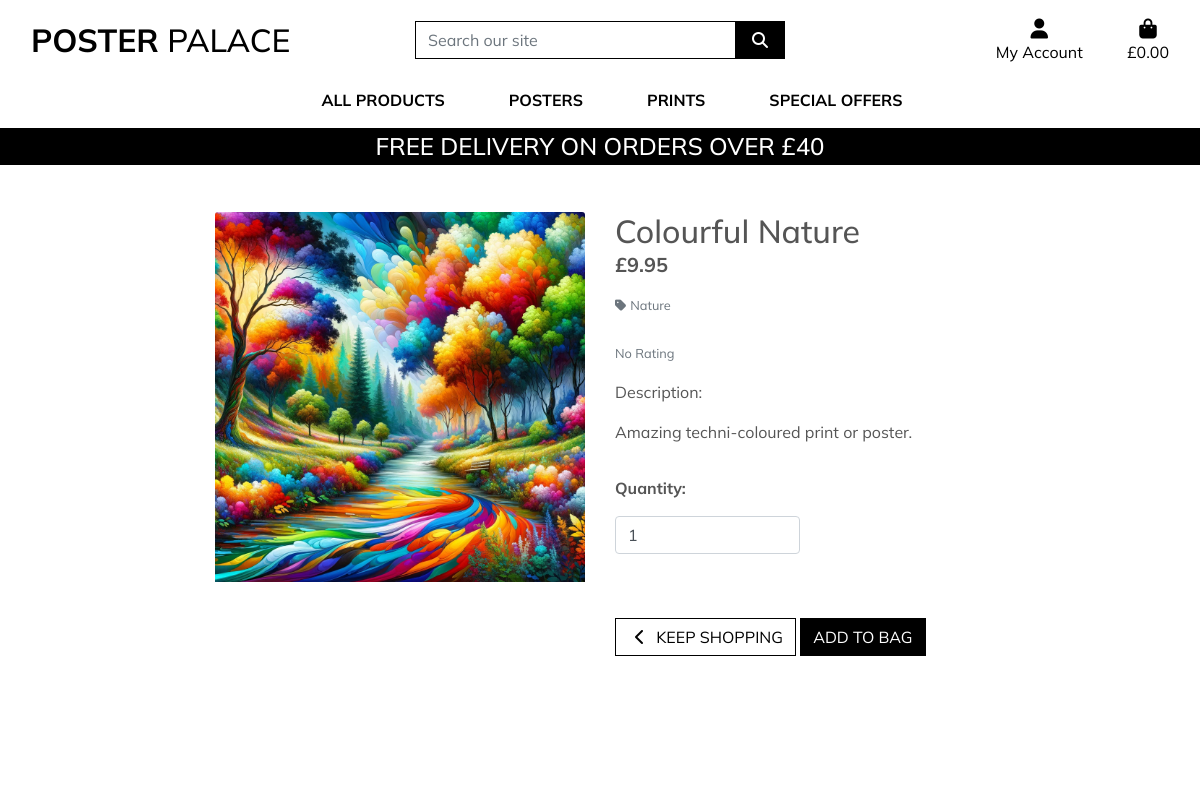
/products/4, run on an earlier commit of the app's database.
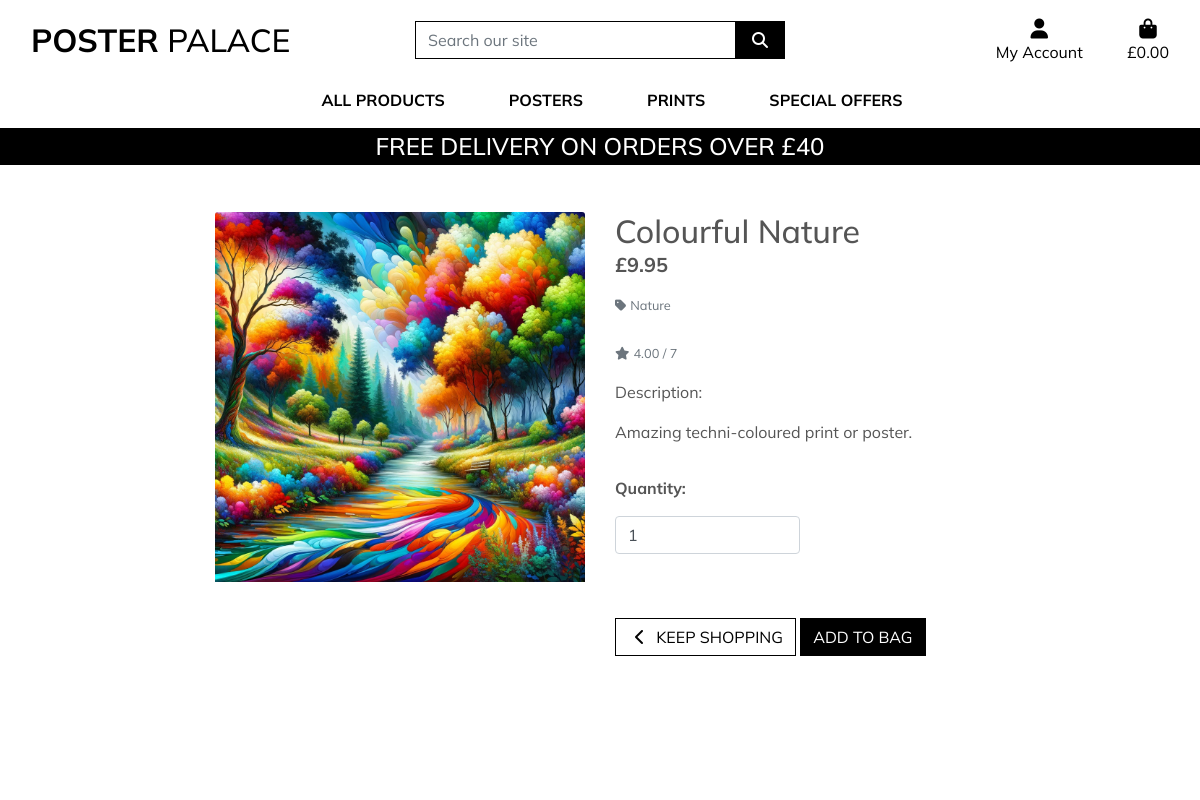
And on a later commit of the database.
### products/models.py (models this page shows, shortened)
class Product(models.Model):
    sku = models.CharField(max_length=15,
                           default=get_random_string,
                           null=True, blank=True)
    name = models.CharField(max_length=200)
    slug = models.SlugField(max_length=200, unique=True)
    image = models.ImageField(null=True, blank=True)
    image2 = models.ImageField(null=True, blank=True)
    description = models.TextField(blank=True)
    sizes = models.BooleanField(default=False, null=True, blank=True)
    price = models.DecimalField(default=9.95, max_digits=8, decimal_places=2)
    category = models.ForeignKey('Category', null=True,
                                 blank=True, on_delete=models.SET_NULL)
    available = models.BooleanField(default=True)
    rating = models.DecimalField(max_digits=7, decimal_places=2,
                                 null=True, blank=True)
    created = models.DateTimeField(auto_now_add=True)
    updated = models.DateTimeField(auto_now=True)

class Category(models.Model):
    name = models.CharField(max_length=200)
    slug = models.SlugField(max_length=200,
                            unique=True, null=True, blank=True)
    friendly_name = models.CharField(max_length=200, null=True, blank=True)
    class Meta:
        ordering = ['name']
        verbose_name = 'category'
        verbose_name_plural = 'categories'

### products/views.py (the view)
# urls.py: path('<product_id>', views.product_detail, name='product_detail'),
def product_detail(request, product_id):
    product = get_object_or_404(Product, pk=product_id)
    context = {
        'product': product,
    }
    return render(request, 'products/product_detail.html', context)

### bag/contexts.py (called while the page is built, shortened)
def bag_contents(request):
    bag_items = []
    total = 0
    product_count = 0
    bag = request.session.get('bag', {})
    if total < settings.FREE_DELIVERY_THRESHOLD:
        delivery = total * Decimal(settings.STANDARD_DELIVERY_PERCENTAGE / 100)
        free_delivery_delta = settings.FREE_DELIVERY_THRESHOLD - total
    else:
        delivery = 0
        free_delivery_delta = 0
    grand_total = delivery + total
    context = {
        'bag_items': bag_items,
        'total': total,
        'product_count': product_count,
        'delivery': delivery,
        'free_delivery_delta': free_delivery_delta,
        'free_delivery_threshold': settings.FREE_DELIVERY_THRESHOLD,
        'grand_total': grand_total,
    }
    return context

### products/templates/products/product_detail.html (shortened to what this page needs)
{% extends "base.html" %}
{% load static %}
{% block page_header %}
    <div class="container header-container">
    </div>
{% endblock %}
{% block content %}
    <div class="overlay"></div>
    <div class="container-fluid">
        <div class="row">
            <div class="col-12 col-md-6 col-lg-4 offset-lg-2">
                <div class="image-container my-5">
                    {% if product.image %}
                        <a href="{{ product.image.url }}" target="_blank">
                            <img class="card-img-top img-fluid" src="{{ product.image.url }}" alt="{{ product.name }}">
                        </a>
                        {% else %}
                        <a href="">
                            <img class="card-img-top img-fluid" src="{{ MEDIA_URL }}noimage.png" alt="{{ product.name }}">
                        </a>
                    {% endif %}
                </div>
            </div>
            <div class="col-12 col-md-6 col-lg-4">
                <div class="product-details-container mb-5 mt-md-5">
                    <h2 class="mb-0">{{ product.name }}</h2>
                    <p class="lead mb-0 text-left font-weight-bold">£{{ product.price }}</p>
                        {% if product.category %}
                        <p class="small mt-3 mb-0">
                            <a class="text-muted" href="{% url 'products' %}?category={{ product.category.name }}">
                                <i class="fas fa-tag mr-1"></i>{{ product.category.friendly_name }}
                            </a>
                        </p>
                        {% endif %}
                      <br class="mt-3">
                    {% if product.rating %}
                        <small class="text-muted"><i class="fas fa-star mr-1"></i>{{ product.rating }} / 7</small>
                    {% else %}
                        <small class="text-muted mt-3">No Rating</small>
                    {% endif %}
                    <p class="mt-3">Description: </p>
                    <p class="mt-3">{{ product.description }}</p>
                    <form class="form" action="{% url 'add_to_bag' product.id %}" method="POST">
                        <div class="form-row">
                            <div class="col-12">
                                <p class="mt-3"><strong>Quantity:</strong></p>
                                <div class="form-group w-50">
                                    <div class="input-group">
                                        <input class="form-control qty_input" type="number" name="quantity" value="1" min="1" max="99" data-item_id="{{ product.id }}" id="id_qty_{{ product.id }}">
                                    </div>
                                </div>
                            </div>
                            <div class="col-12">
                                <a href="{% url 'products' %}" class="btn btn-outline-black rounded-0 mt-5">
                                    <span class="icon">
                                        <i class="fas fa-chevron-left"></i>
                                    </span>
                                    <span class="text-uppercase">Keep Shopping</span>
                                </a>
                                <input type="submit" class="btn btn-black rounded-0 text-uppercase mt-5" value="Add to Bag">
                            </div>
                        </div>
                    </form>
                </div>
            </div>
        </div>
    </div>
{% endblock %}

### templates/base.html (shortened to what this page needs)
{% load static %}
<!doctype html>
<html lang="en">
  <head>
    {% block corecss %}
        <link rel="stylesheet" href="https://stackpath.bootstrapcdn.com/bootstrap/4.4.1/css/bootstrap.min.css">
        <link rel="stylesheet" href="{% static 'css/style.css' %}">
        {% endblock %}
  </head>
  <body>
    <header class="container-fluid fixed-top">
      <div id="topnav" class="row bg-white pt-lg-2 d-none d-lg-flex">
          <div class="col-12 col-lg-4 my-auto py-1 py-lg-0 text-center text-lg-left">
              <a href="{% url 'home' %}" class="nav-link main-logo-link">
                  <h2 class="logo-font text-black my-0"><strong>Poster</strong> Palace</h2>
              </a>
          </div>
          <div class="col-12 col-lg-4 my-auto py-1 py-lg-0">
              <form method="GET" action="{% url 'products' %}">
                  <div class="input-group w-100">
                      <input class="form-control border border-black rounded-0" type="text" name="q" placeholder="Search our site">
                      <div class="input-group-append">
                          <button class="form-control btn btn-black border border-black rounded-0" type="submit">
                              <span class="icon">
                                  <i class="fas fa-search"></i>
                              </span>
                          </button>
                      </div>
                  </div>
              </form>
          </div>
          <div class="col-12 col-lg-4 my-auto py-1 py-lg-0">
              <ul class="list-inline list-unstyled text-center text-lg-right my-0">
                  <li class="list-inline-item dropdown">
                      <a class="text-black nav-link" href="#" id="user-options" data-toggle="dropdown" aria-haspopup="true" aria-expanded="false">
                          <div class="text-center">
                              <div><i class="fas fa-user fa-lg"></i></div>
                              <p class="my-0">My Account</p>
                          </div>
                      </a>
                  </li>
                  <li class="list-inline-item">
                    <a class="{% if grand_total %}text-info font-weight-bold{% else %}text-black{% endif %} nav-link" href="{% url 'view_bag' %}">
                          <div class="text-center">
                              <div><i class="fas fa-shopping-bag fa-lg"></i></div>
                              <p class="my-0">
                                  {% if grand_total %}
                                  &#163;{{ grand_total|floatformat:2 }}
                                  {% else %}
                                      £0.00
                                  {% endif %}
                              </p>
                          </div>
                      </a>
                  </li>
              </ul>
          </div>
      </div>
      <div class="row bg-white">
        <nav class="navbar navbar-expand-lg navbar-light w-100">
            {% include 'includes/main-nav.html' %}
        </nav>
    </div>
    <div id="delivery-banner" class="row text-center">
        <div class="col bg-black text-white">
            <h4 class="logo-font my-1">Free delivery on orders over £{{ free_delivery_threshold }}</h4>
        </div>
    </div>
  </header>
  {% block page_header %}
  {% endblock %}
  {% block content %}
  {% endblock %}
  </body>
</html>

### templates/includes/main-nav.html (shortened to what this page needs)
<div class="collapse navbar-collapse" id="main-nav">
    <ul class="navbar-nav w-auto mx-auto">
        <li class="nav-item dropdown">
            <a class="logo-font font-weight-bold nav-link text-black mr-5" href="#" id="all-products-link" data-toggle="dropdown" aria-haspopup="true" aria-expanded="false">
                All Products
            </a>
        </li>
        <li class="nav-item dropdown">
            <a class="logo-font font-weight-bold nav-link text-black mr-5" href="#" id="clothing-link" data-toggle="dropdown" aria-haspopup="true" aria-expanded="false">
                Posters
            </a>
        </li>
        <li class="nav-item dropdown">
            <a class="logo-font font-weight-bold nav-link text-black mr-5" href="#" id="homeware-link" data-toggle="dropdown" aria-haspopup="true" aria-expanded="false">
                Prints
            </a>
        </li>
        <li class="nav-item dropdown">
            <a class="logo-font font-weight-bold nav-link text-black" href="#" id="specials-link" data-toggle="dropdown" aria-haspopup="true" aria-expanded="false">
                Special Offers
            </a>
        </li>
    </ul>
</div>

### static/css/style.css (style rules this page uses)
html { height: 100%; }
body { background: url('/media/images/image4-homepage.webp') no-repeat center center fixed; background-size: cover; height: calc(100vh - 164px); color: #555; font-family: 'Mulish', sans-serif; }
.icon { align-items: center; display: inline-flex; justify-content: center; height: 1.5rem; width: 1.5rem; }
.logo-font { text-transform: uppercase; }
.main-logo-link { width: fit-content; }
.btn-black { background: black; color: white; }
.btn-outline-black { background: white; color: black !important; border: 1px solid black; }
.text-black { color: #000 !important; }
.border-black { border: 1px solid black !important; }
.bg-black { background: #000 !important; }
.overlay { height: 100%; width: 100%; top: 0; left: 0; position: fixed; background: white; z-index: -1; }
@media (min-width: 1200px) { .container { max-width: 80%; } }
@media (min-width: 992px) { .header-container { padding-top: 164px; } }

What changed in the data, as far as the page shows it:
changed Product "Colourful Nature": rating (not shown) → "4.00"
Also different on the page:
text no longer shown: "No Rating"
text now shown: "/ 7"
